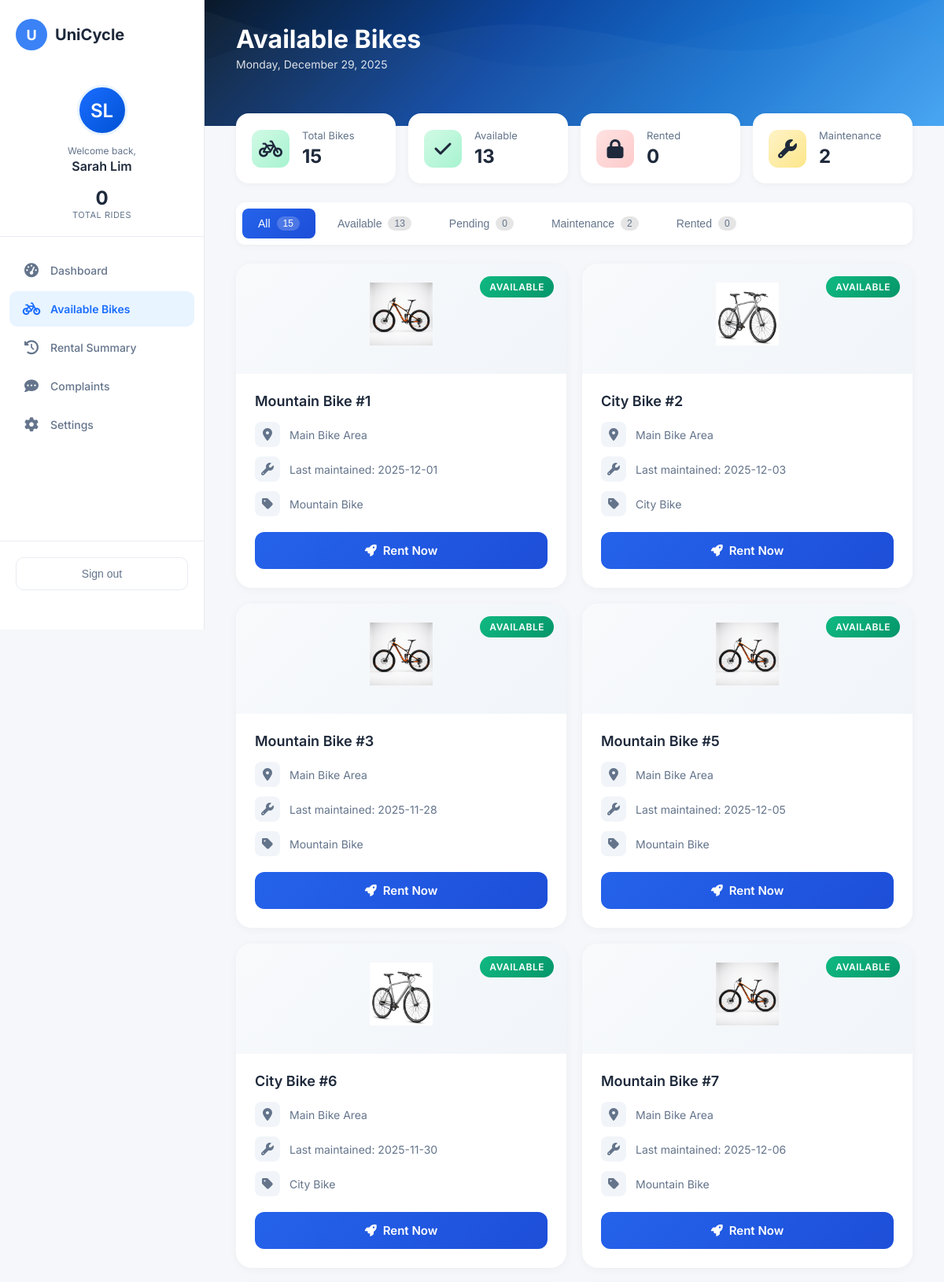
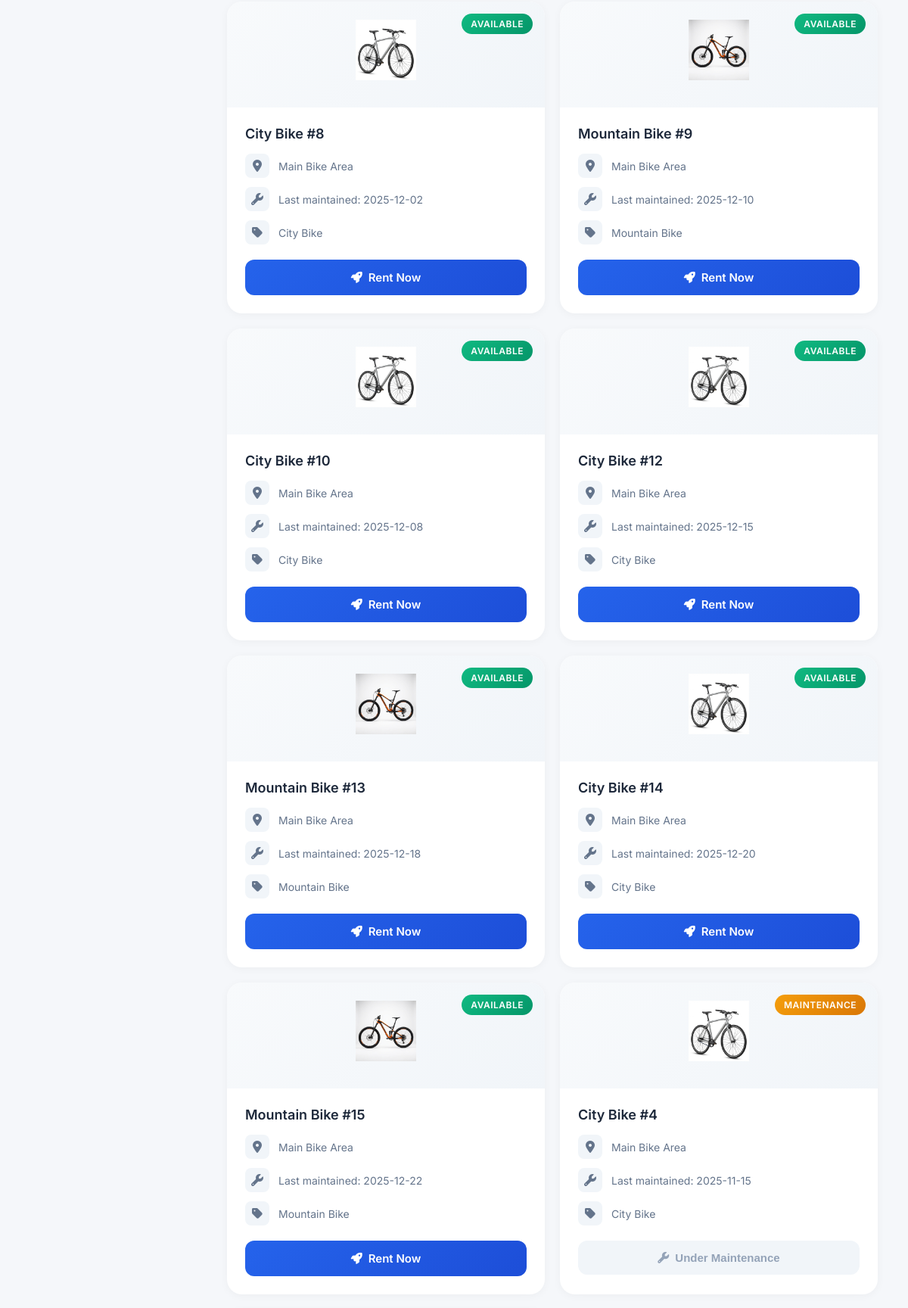
/available-bikes.php (signed in, upper part), run on the app's committed database (2 pictures, top to bottom).
### tables this page shows
CREATE TABLE `bikes` (
    `bike_id` INT(11) NOT NULL AUTO_INCREMENT,
    `bike_code` VARCHAR(30) NOT NULL,
    `bike_name` VARCHAR(80) NOT NULL,
    `bike_type` ENUM('mountain', 'city', 'other') NOT NULL DEFAULT 'other',
    `status` ENUM('available', 'rented', 'maintenance', 'pending') NOT NULL DEFAULT 'available',
    `location` VARCHAR(100) NOT NULL DEFAULT 'Main Bike Area',
    `last_maintained_date` DATE DEFAULT NULL,
    `created_at` TIMESTAMP NOT NULL DEFAULT CURRENT_TIMESTAMP,
    PRIMARY KEY (`bike_id`),
    UNIQUE KEY `bike_code` (`bike_code`)
);

### available-bikes.php (the view, shortened to what this page needs)
<?php
require_once "config.php";
$student_id = $_SESSION['student_id'];
$student_name = $_SESSION['student_name'] ?? 'User';
$nameParts = explode(' ', $student_name);
$initials = strtoupper(substr($nameParts[0], 0, 1));
if (isset($nameParts[1])) {
    $initials .= strtoupper(substr($nameParts[1], 0, 1));
}
$stmt = $pdo->prepare("SELECT COUNT(*) FROM rentals WHERE student_id=?");
$stmt->execute([$student_id]);
$totalRentals = (int) $stmt->fetchColumn();
$stmt = $pdo->prepare("SELECT profile_pic FROM students WHERE student_id=?");
$stmt->execute([$student_id]);
$profile_pic = $stmt->fetchColumn() ?: null;
$stmt = $pdo->prepare("
  SELECT COUNT(*)
  FROM penalties p
  JOIN rentals r ON r.rental_id = p.rental_id
  WHERE r.student_id = ? AND p.status = 'unpaid'
");
$stmt->execute([$student_id]);
$hasUnpaidPenalty = ((int) $stmt->fetchColumn() > 0);
$bikeCounts = $pdo->query("
    SELECT status, COUNT(*) as count
    FROM bikes
    GROUP BY status
")->fetchAll(PDO::FETCH_KEY_PAIR);
$availableCount = $bikeCounts['available'] ?? 0;
$rentedCount = $bikeCounts['rented'] ?? 0;
$maintenanceCount = $bikeCounts['maintenance'] ?? 0;
$pendingCount = $bikeCounts['pending'] ?? 0;
$totalBikes = array_sum($bikeCounts);
$sql = "
SELECT
  bike_id,
  bike_name,
  bike_type,
  status,
  last_maintained_date,
  location
FROM bikes
ORDER BY
  CASE status
    WHEN 'available' THEN 1
    WHEN 'pending' THEN 2
    WHEN 'maintenance' THEN 3
    WHEN 'rented' THEN 4
  END,
  bike_id
";
$bikes = $pdo->query($sql)->fetchAll();
$currentDate = date('l, F j, Y');
?>
<!DOCTYPE html>
<html lang="en">
<head>
    <link rel="stylesheet" href="dashboard.css?v=9">
    <link rel="stylesheet" href="https://cdnjs.cloudflare.com/ajax/libs/font-awesome/6.5.0/css/all.min.css">
</head>
<body>
    <aside class="sidebar">
        <div class="sidebar-header">
            <a href="dashboard.php" class="sidebar-logo">
                <div class="logo-icon">U</div>
                <span class="logo-text">UniCycle</span>
            </a>
        </div>
        <div class="user-section">
            <div class="user-avatar">
                <?php if ($profile_pic && file_exists('assets/uploads/' . $profile_pic)): ?>
                    <img src="assets/uploads/<?= htmlspecialchars($profile_pic) ?>" alt="Profile"
                        style="width:100%;height:100%;border-radius:50%;object-fit:cover;">
                <?php else: ?>
                    <?= htmlspecialchars($initials) ?>
                <?php endif; ?>
            </div>
            <div class="user-welcome">
                <span class="welcome-label">Welcome back,</span>
                <span class="user-name"><?= htmlspecialchars($student_name) ?></span>
            </div>
            <div class="user-stats">
                <div class="user-stat">
                    <span class="stat-number"><?= $totalRentals ?></span>
                    <span class="stat-text">Total Rides</span>
                </div>
            </div>
        </div>
        <nav class="sidebar-nav">
            <a href="dashboard.php" class="nav-item">
                <span class="nav-icon"><i class="fas fa-gauge-high"></i></span>
                <span>Dashboard</span>
            </a>
            <a href="available-bikes.php" class="nav-item active">
                <span class="nav-icon"><i class="fas fa-bicycle"></i></span>
                <span>Available Bikes</span>
            </a>
            <a href="rental-summary.php" class="nav-item">
                <span class="nav-icon"><i class="fas fa-clock-rotate-left"></i></span>
                <span>Rental Summary</span>
            </a>
            <a href="complaints.php" class="nav-item">
                <span class="nav-icon"><i class="fas fa-comment-dots"></i></span>
                <span>Complaints</span>
            </a>
            <a href="settings.php" class="nav-item">
                <span class="nav-icon"><i class="fas fa-cog"></i></span>
                <span>Settings</span>
            </a>
        </nav>
        <div class="sidebar-footer">
            <button class="logout-btn" onclick="showLogoutModal()">
                <span>Sign out</span>
            </button>
        </div>
    </aside>
    <main class="main-content">
        <div class="header-banner">
            <div class="banner-pattern"></div>
            <div class="banner-content">
                <h1>Available Bikes</h1>
                <p class="banner-date"><?= $currentDate ?></p>
            </div>
        </div>
        <div class="dashboard-content" style="display: block;">
            <div class="bikes-stats">
                <div class="stat-card" onclick="filterBikes('all', this)" data-filter="all">
                    <div class="stat-icon available"><i class="fas fa-bicycle"></i></div>
                    <div class="stat-info">
                        <div class="stat-label">Total Bikes</div>
                        <div class="stat-value"><?= $totalBikes ?></div>
                    </div>
                </div>
                <div class="stat-card" onclick="filterBikes('available', this)" data-filter="available">
                    <div class="stat-icon available"><i class="fas fa-check"></i></div>
                    <div class="stat-info">
                        <div class="stat-label">Available</div>
                        <div class="stat-value"><?= $availableCount ?></div>
                    </div>
                </div>
                <div class="stat-card" onclick="filterBikes('rented', this)" data-filter="rented">
                    <div class="stat-icon rented"><i class="fas fa-lock"></i></div>
                    <div class="stat-info">
                        <div class="stat-label">Rented</div>
                        <div class="stat-value"><?= $rentedCount ?></div>
                    </div>
                </div>
                <div class="stat-card" onclick="filterBikes('maintenance', this)" data-filter="maintenance">
                    <div class="stat-icon maintenance"><i class="fas fa-wrench"></i></div>
                    <div class="stat-info">
                        <div class="stat-label">Maintenance</div>
                        <div class="stat-value"><?= $maintenanceCount ?></div>
                    </div>
                </div>
            </div>
            <div class="filter-tabs">
                <button class="filter-tab active" onclick="filterBikes('all', this)">
                    All <span class="count"><?= $totalBikes ?></span>
                </button>
                <button class="filter-tab" onclick="filterBikes('available', this)">
                    Available <span class="count"><?= $availableCount ?></span>
                </button>
                <button class="filter-tab" onclick="filterBikes('pending', this)">
                    Pending <span class="count"><?= $pendingCount ?></span>
                </button>
                <button class="filter-tab" onclick="filterBikes('maintenance', this)">
                    Maintenance <span class="count"><?= $maintenanceCount ?></span>
                </button>
                <button class="filter-tab" onclick="filterBikes('rented', this)">
                    Rented <span class="count"><?= $rentedCount ?></span>
                </button>
            </div>
            <div class="bikes-grid">
                <?php foreach ($bikes as $bike): ?>
                    <?php
                    $status = $bike['status'];
                    $bikeType = $bike['bike_type'] ?? 'other';
                    $location = $bike['location'] ?? 'Main Bike Area';
                    $maint = $bike['last_maintained_date'] ?? '-';
                    $statusText = match ($status) {
                        'available' => 'Available',
                        'pending' => 'Pending',
                        'maintenance' => 'Maintenance',
                        default => 'Rented'
                    };
                    $bikeImage = match ($bikeType) {
                        'mountain' => 'assets/mountain-bike.png',
                        'city' => 'assets/city-bike.png',
                        default => 'assets/city-bike.png'
                    };
                    ?>
                    <div class="bike-card" data-status="<?= htmlspecialchars($status) ?>">
                        <div class="bike-card-header">
                            <img src="<?= $bikeImage ?>" alt="<?= ucfirst($bikeType) ?> Bike" class="bike-type-img">
                            <span class="bike-status <?= $status ?>"><?= $statusText ?></span>
                        </div>
                        <div class="bike-card-body">
                            <h3><?= htmlspecialchars($bike['bike_name']) ?></h3>
                            <div class="bike-info-list">
                                <div class="bike-info-item">
                                    <span class="info-icon"><i class="fas fa-location-dot"></i></span>
                                    <span><?= htmlspecialchars($location) ?></span>
                                </div>
                                <div class="bike-info-item">
                                    <span class="info-icon"><i class="fas fa-wrench"></i></span>
                                    <span>Last maintained: <?= htmlspecialchars($maint) ?></span>
                                </div>
                                <div class="bike-info-item">
                                    <span class="info-icon"><i class="fas fa-tag"></i></span>
                                    <span><?= ucfirst($bikeType) ?> Bike</span>
                                </div>
                            </div>
                            <div class="bike-card-action">
                                <?php if ($status === 'available' && !$hasUnpaidPenalty): ?>
                                    <a class="rent-btn available"
                                        href="rent-instructions.php?bike_id=<?= (int) $bike['bike_id'] ?>">
                                        <span><i class="fas fa-rocket"></i></span> Rent Now
                                    </a>
                                <?php elseif ($status === 'available' && $hasUnpaidPenalty): ?>
                                    <button class="rent-btn penalty" disabled>
                                        <span><i class="fas fa-exclamation-triangle"></i></span> Penalty Pending
                                    </button>
                                <?php elseif ($status === 'pending'): ?>
                                    <button class="rent-btn disabled" disabled>
                                        <span><i class="fas fa-hourglass-half"></i></span> Pending Review
                                    </button>
                                <?php elseif ($status === 'maintenance'): ?>
                                    <button class="rent-btn disabled" disabled>
                                        <span><i class="fas fa-wrench"></i></span> Under Maintenance
                                    </button>
                                <?php else: ?>
                                    <button class="rent-btn disabled" disabled>
                                        <span><i class="fas fa-lock"></i></span> Currently Rented
                                    </button>
                                <?php endif; ?>
                            </div>
                        </div>
                    </div>
                <?php endforeach; ?>
            </div>
        </div>
    </main>
</body>
</html>

### dashboard.css (style rules this page uses)
:root { --primary: #1a6dff; --primary-dark: #0052d4; --primary-light: #e8f4ff; --accent-teal: #00d4ff; --accent-coral: #ff6b6b; --accent-yellow: #ffd93d; --text-dark: #1e293b; --text-muted: #64748b; --bg-light: #f5f7fa; --bg-white: #ffffff; --border-light: #e8ecf1; --success: #10b981; --warning: #f59e0b; --purple: #8b5cf6; --shadow-sm: 0 2px 8px rgba(0, 0, 0, 0.04); --shadow-md: 0 4px 16px rgba(0, 0, 0, 0.08); --shadow-lg: 0 8px 30px rgba(0, 0, 0, 0.12); }
* { margin: 0; padding: 0; box-sizing: border-box; }
body { font-family: 'Inter', -apple-system, BlinkMacSystemFont, sans-serif; background: var(--bg-light); color: var(--text-dark); display: flex; min-height: 100vh; }
.sidebar { width: 260px; min-height: 100vh; background: var(--bg-white); border-right: 1px solid var(--border-light); display: flex; flex-direction: column; position: fixed; left: 0; top: 0; z-index: 100; }
.sidebar-header { padding: 24px 20px; }
.sidebar-logo { display: flex; align-items: center; gap: 10px; text-decoration: none; }
.logo-icon { width: 40px; height: 40px; background: #3b82f6; border-radius: 50%; display: flex; align-items: center; justify-content: center; font-size: 18px; font-weight: 700; color: white; }
.logo-text { font-size: 20px; font-weight: 700; color: var(--text-dark); }
.user-section { padding: 20px; border-bottom: 1px solid var(--border-light); text-align: center; }
.user-avatar { width: 64px; height: 64px; border-radius: 50%; background: linear-gradient(135deg, #1a6dff, #0052d4); display: flex; align-items: center; justify-content: center; font-size: 24px; font-weight: 600; color: white; margin: 0 auto 12px; border: 3px solid var(--primary-light); }
.user-welcome { display: flex; flex-direction: column; gap: 2px; margin-bottom: 16px; }
.welcome-label { font-size: 12px; color: var(--text-muted); }
.user-name { font-size: 16px; font-weight: 600; color: var(--text-dark); }
.user-stats { display: flex; justify-content: center; }
.user-stat { display: flex; flex-direction: column; align-items: center; }
.user-stat .stat-number { font-size: 24px; font-weight: 700; color: var(--text-dark); }
.user-stat .stat-text { font-size: 11px; color: var(--text-muted); text-transform: uppercase; letter-spacing: 0.5px; }
.sidebar-nav { flex: 1; padding: 20px 12px; }
.nav-item { display: flex; align-items: center; gap: 12px; padding: 12px 16px; color: var(--text-muted); text-decoration: none; font-size: 14px; font-weight: 500; border-radius: 10px; margin-bottom: 4px; transition: all 0.2s ease; }
.nav-item.active { color: var(--primary); background: var(--primary-light); font-weight: 600; }
.nav-item .nav-icon { font-size: 18px; width: 24px; text-align: center; }
.sidebar-footer { padding: 20px; border-top: 1px solid var(--border-light); margin-bottom: 30px; }
.logout-btn { display: flex; align-items: center; justify-content: center; gap: 8px; width: 100%; padding: 12px; background: transparent; border: 1px solid var(--border-light); border-radius: 10px; color: var(--text-muted); font-size: 14px; font-weight: 500; cursor: pointer; transition: all 0.2s ease; }
.main-content { flex: 1; margin-left: 260px; min-height: 100vh; background: var(--bg-light); }
.header-banner { position: relative; height: 160px; background: linear-gradient(135deg, #0a1929 0%, #0d47a1 40%, #1976d2 70%, #42a5f5 100%); overflow: hidden; }
.banner-pattern { position: absolute; inset: 0; opacity: 0.4; }
.banner-pattern::before { content: ''; position: absolute; bottom: 0; left: 0; right: 0; height: 100%; background-size: cover; animation: wave 8s ease-in-out infinite alternate; }
.banner-pattern::after { content: ''; position: absolute; bottom: 0; left: 0; right: 0; height: 100%; background-size: cover; animation: wave 6s ease-in-out infinite alternate-reverse; }
.banner-content { position: relative; z-index: 1; padding: 30px 40px; color: white; }
.banner-content h1 { font-size: 32px; font-weight: 700; margin-bottom: 4px; }
.banner-date { font-size: 14px; opacity: 0.85; }
.dashboard-content { display: grid; grid-template-columns: 1.3fr 1fr; gap: 24px; padding: 24px 40px 40px; margin-top: -40px; position: relative; z-index: 2; }
@media (max-width: 1200px) { .dashboard-content { grid-template-columns: 1fr; } }

### data on the page
bikes: bike_type (picture), status "AVAILABLE", bike_name "Mountain Bike #1", location "Main Bike Area", last_maintained_date "2025-12-01", bike_type "Mountain"
bikes: bike_type (picture), status "AVAILABLE", bike_name "City Bike #2", location "Main Bike Area", last_maintained_date "2025-12-03", bike_type "City"
bikes: bike_type (picture), status "AVAILABLE", bike_name "Mountain Bike #3", location "Main Bike Area", last_maintained_date "2025-11-28", bike_type "Mountain"
bikes: bike_type (picture), status "AVAILABLE", bike_name "Mountain Bike #5", location "Main Bike Area", last_maintained_date "2025-12-05", bike_type "Mountain"
bikes: bike_type (picture), status "AVAILABLE", bike_name "City Bike #6", location "Main Bike Area", last_maintained_date "2025-11-30", bike_type "City"
bikes: bike_type (picture), status "AVAILABLE", bike_name "Mountain Bike #7", location "Main Bike Area", last_maintained_date "2025-12-06", bike_type "Mountain"
bikes: bike_type (picture), status "AVAILABLE", bike_name "City Bike #8", location "Main Bike Area", last_maintained_date "2025-12-02", bike_type "City"
bikes: bike_type (picture), status "AVAILABLE", bike_name "Mountain Bike #9", location "Main Bike Area", last_maintained_date "2025-12-10", bike_type "Mountain"
bikes: bike_type (picture), status "AVAILABLE", bike_name "City Bike #10", location "Main Bike Area", last_maintained_date "2025-12-08", bike_type "City"
bikes: bike_type (picture), status "AVAILABLE", bike_name "City Bike #12", location "Main Bike Area", last_maintained_date "2025-12-15", bike_type "City"
bikes: bike_type (picture), status "AVAILABLE", bike_name "Mountain Bike #13", location "Main Bike Area", last_maintained_date "2025-12-18", bike_type "Mountain"
bikes: bike_type (picture), status "AVAILABLE", bike_name "City Bike #14", location "Main Bike Area", last_maintained_date "2025-12-20", bike_type "City"
bikes: bike_type (picture), status "AVAILABLE", bike_name "Mountain Bike #15", location "Main Bike Area", last_maintained_date "2025-12-22", bike_type "Mountain"
bikes: bike_type (picture), status "MAINTENANCE", bike_name "City Bike #4", location "Main Bike Area", last_maintained_date "2025-11-15", bike_type "City", shows "Under Maintenance"

### other printed values
$initials "SL"
$student_name "Sarah Lim"
$totalRentals "0"
$totalBikes "15"
$availableCount "13"
$rentedCount "0"
$maintenanceCount "2"
$pendingCount "0"
